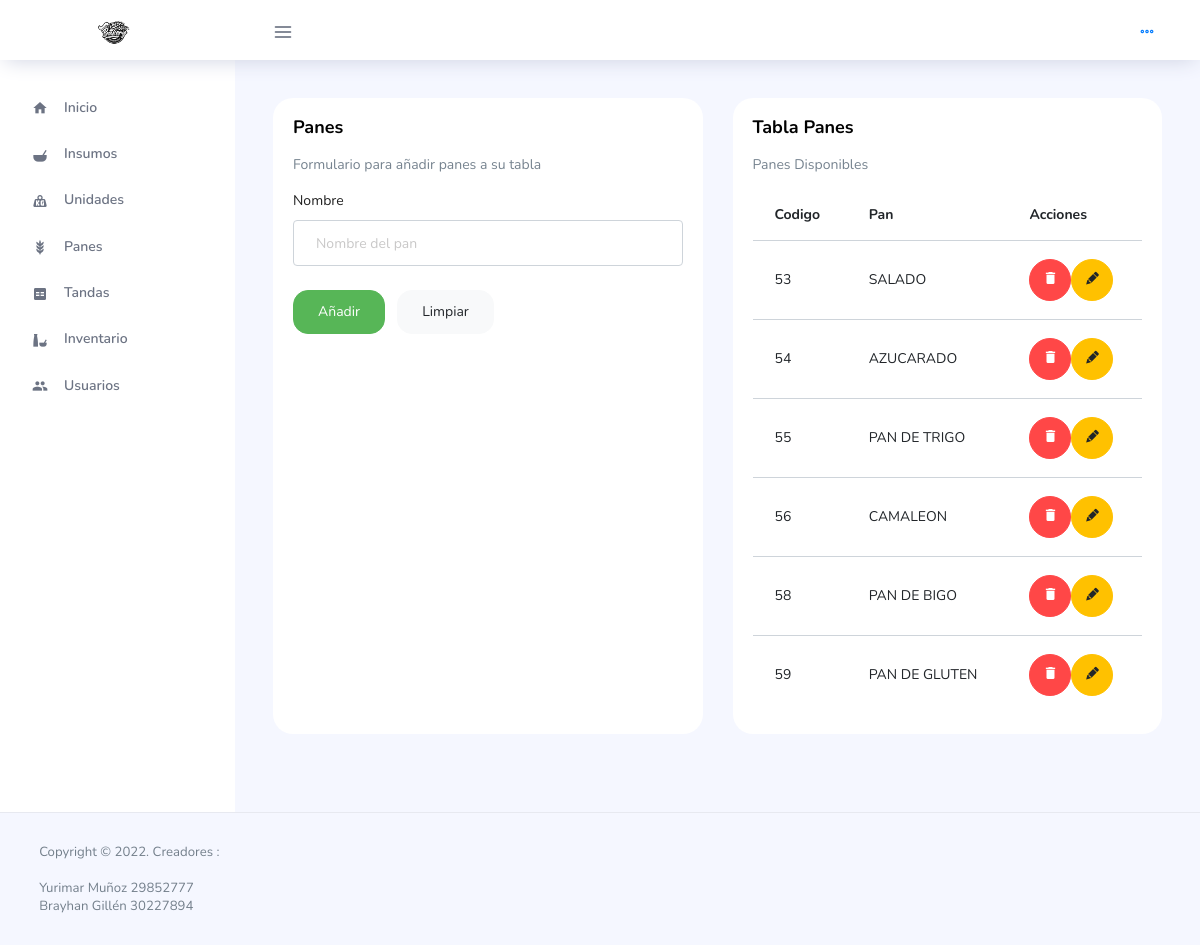
The page /show-panes.php on the database its author committed.
### tables this page shows
CREATE TABLE `panes` (
  `id_pan` int(10) UNSIGNED NOT NULL COMMENT 'Id del pan',
  `des_pan` varchar(50) NOT NULL COMMENT 'Descripción del pan'
);

### show-panes.php (called while the page is built)
<?php
include('controller/panes.php');
include('header.php');
include('sidebar.php');
include('view/panes.php');
include('footer.php');

### controller/panes.php (called while the page is built, shortened)
<?php
include("model/panes.php");
$conexion = require("model/conexion.php");
$objPanes = new panes($conexion);
$panes = $objPanes->get();

### model/panes.php (called while the page is built, shortened)
<?php
class panes
{
    function __construct($conexion)
    {
        $this->conexion = $conexion;
    }
    public function get()
    {
        return $this->conexion->query("SELECT * FROM `panes`");
    }
}

### view/panes.php (the view, shortened to what this page needs)
<body>
  <div class="main-panel">
    <div class="content-wrapper">
      <div class="row">
        <div class="col-md-6 grid-margin stretch-card">
          <div class="card">
            <div class="card-body">
              <h4 class="card-title">Panes</h4>
              <p class="card-description">
                Formulario para añadir panes a su tabla
              </p>
              <form class="forms-sample" method="POST">
                <div class="form-group">
                  <label for="nombrepan">Nombre</label>
                  <input type="text" name="name_pan" class="form-control" id="nombrepan" placeholder="Nombre del pan">
                </div>
                <button type="submit" name="accion" class="btn btn-success mr-2" value="ADD_PAN">Añadir</button>
                <button type="submit" name="accion" value="Limpiar" class="btn btn-light">Limpiar</button>
              </form>
            </div>
          </div>
        </div>
        <div class="col-lg-6 grid-margin stretch-card">
          <div class="card">
            <div class="card-body">
              <h4 class="card-title">Tabla Panes</h4>
              <p class="card-description">
                Panes Disponibles
              </p>
              <div class="table-responsive">
                <table class="table table-hover">
                  <thead>
                    <tr>
                      <th>Codigo</th>
                      <th>Pan</th>
                      <th>Acciones</th>
                    </tr>
                  </thead>
                  <tbody>
                    <?php
                    while ($pan = $panes->fetch_object()) { ?>
                      <tr>
                        <td><?= $pan->id_pan ?></td>
                        <td><?= $pan->des_pan ?></td>
                        <td>
                          <form method="post">
                            <button type="submit" name="accion" value="DELETE_PAN" class="btn btn-danger btn-rounded btn-icon">
                              <i class="mdi mdi-delete"></i>
                              <button onclick=" location = 'show-edit-panes.php?pan_id=<?php echo $pan->id_pan ?>'" type="button" class="btn btn-warning btn-rounded btn-icon">
                                <i class="mdi mdi-lead-pencil"></i>
                          </form>
                        </td>
                      </tr>
                    <?php }
                    ?>
                  </tbody>
                </table>
              </div>
            </div>
          </div>
        </div>
      </div>
    </div>
  </div>

### rows shown on the page
panes: id_pan "53", des_pan "SALADO"
panes: id_pan "54", des_pan "AZUCARADO"
panes: id_pan "55", des_pan "PAN DE TRIGO"
panes: id_pan "56", des_pan "CAMALEON"
panes: id_pan "58", des_pan "PAN DE BIGO"
panes: id_pan "59", des_pan "PAN DE GLUTEN"
